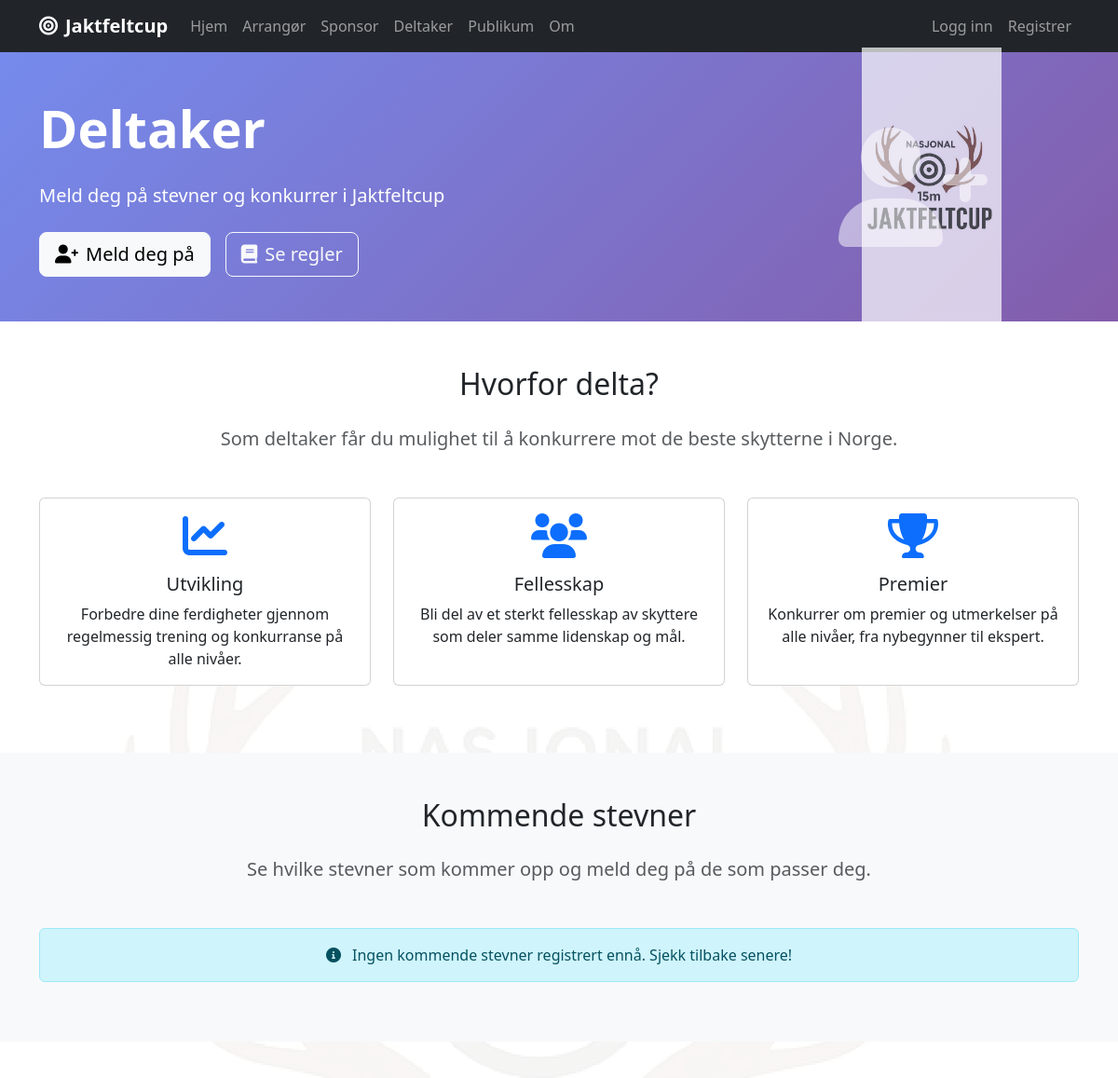
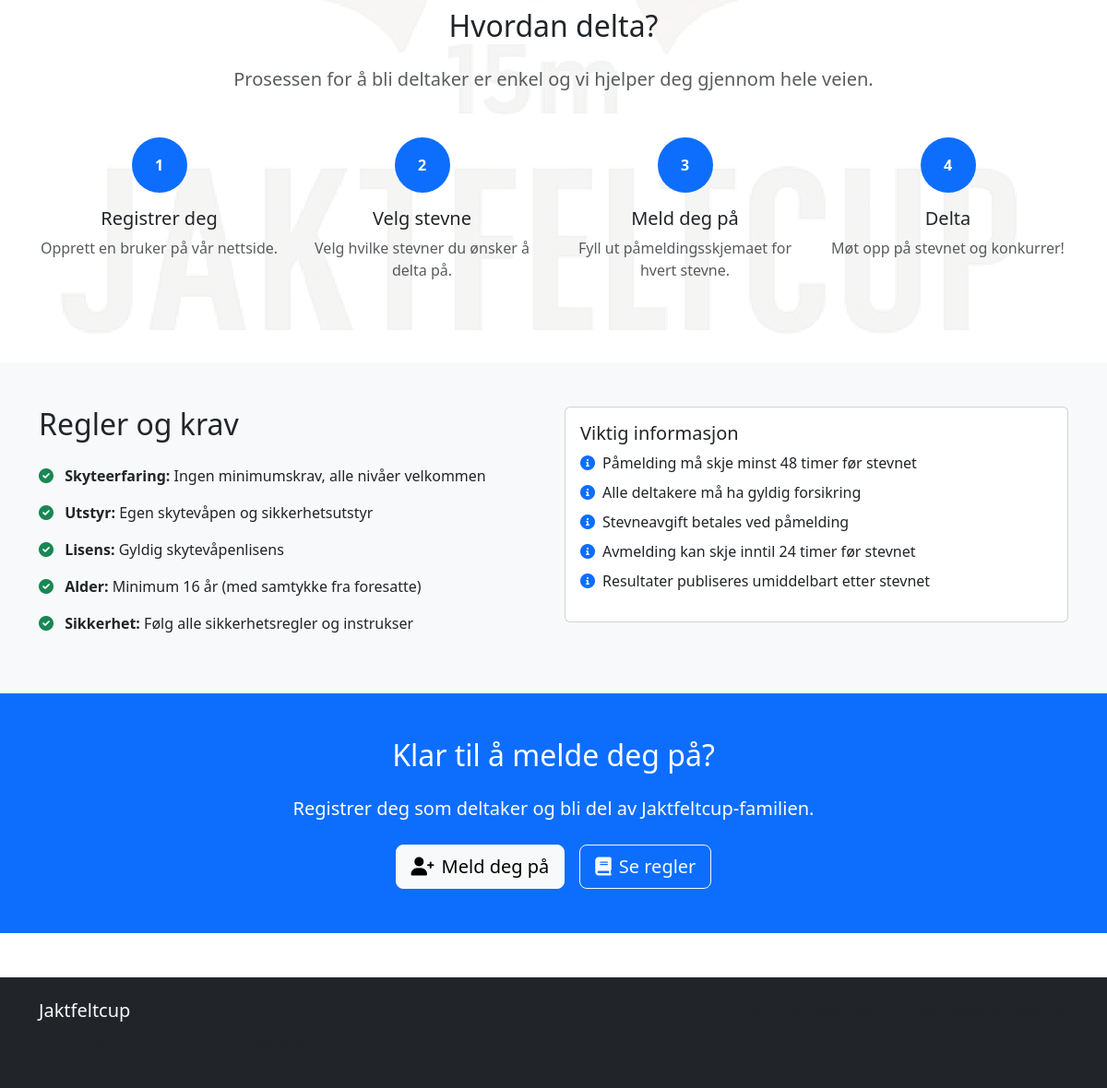
/views/public/deltaker/index.php, run on the app's committed database (2 pictures, top to bottom).
### tables this page shows
CREATE TABLE IF NOT EXISTS jaktfelt_page_content (
    id INT PRIMARY KEY AUTO_INCREMENT,
    page_key VARCHAR(100) NOT NULL,
    section_key VARCHAR(100) NOT NULL,
    title VARCHAR(255) NOT NULL,
    content TEXT NOT NULL,
    language VARCHAR(10) DEFAULT 'no',
    is_active BOOLEAN DEFAULT TRUE,
    created_at TIMESTAMP DEFAULT CURRENT_TIMESTAMP,
    updated_at TIMESTAMP DEFAULT CURRENT_TIMESTAMP ON UPDATE CURRENT_TIMESTAMP,
    updated_by INT,
    is_test_data BOOLEAN DEFAULT FALSE,
    UNIQUE KEY unique_page_section (page_key, section_key),
    INDEX idx_page_section (page_key, section_key),
    INDEX idx_language (language),
    INDEX idx_active (is_active),
    INDEX idx_test_data (is_test_data),
    FOREIGN KEY (updated_by) REFERENCES jaktfelt_users(id) ON DELETE SET NULL
);

### views/public/deltaker/index.php (the view, shortened to what the rows shown need)
<?php
require_once __DIR__ . '/../../../config/config.php';
require_once __DIR__ . '/../../../src/Helpers/ViewHelper.php';
require_once __DIR__ . '/../../../src/Core/Database.php';
require_once __DIR__ . '/../../../src/Helpers/InlineEditHelper.php';
$hero_content = render_editable_content('deltaker', 'hero_title', 'Bli Deltaker i Jaktfeltcup', 'Meld deg på som deltaker og bli del av Norges største skytekonkurranse.');
$benefits_content = render_editable_content('deltaker', 'benefits_title', 'Hvorfor delta?', 'Som deltaker får du mulighet til å konkurrere mot de beste skytterne i Norge.');
$cta_content = render_editable_content('deltaker', 'cta_title', 'Klar til å melde deg på?', 'Registrer deg som deltaker og bli del av Jaktfeltcup-familien.');
?>
<section class="hero-section bg-primary text-white py-5">
    <div class="container">
        <div class="row align-items-center">
            <div class="col-lg-8">
                <?php if (can_edit_inline() && !empty($hero_content['editor_html'])): ?>
                    <?= $hero_content['editor_html'] ?>
                <?php else: ?>
                    <h1 class="display-4 fw-bold mb-4"><?= htmlspecialchars($hero_content['title']) ?></h1>
                    <p class="lead mb-4"><?= htmlspecialchars($hero_content['content']) ?></p>
                <?php endif; ?>
                <div class="d-flex flex-wrap gap-3">
                    <a href="<?= base_url('deltaker/meld-deg-pa') ?>" class="btn btn-light btn-lg">
                    </a>
                    <a href="<?= base_url('deltaker/regler') ?>" class="btn btn-outline-light btn-lg">
                    </a>
                </div>
            </div>
        </div>
    </div>
</section>
<section class="py-5">
    <div class="container">
        <div class="row">
            <div class="col-lg-8 mx-auto text-center">
                <?php if (can_edit_inline() && !empty($benefits_content['editor_html'])): ?>
                    <?= $benefits_content['editor_html'] ?>
                <?php else: ?>
                    <h2 class="mb-4"><?= htmlspecialchars($benefits_content['title']) ?></h2>
                <?php endif; ?>
            </div>
        </div>
    </div>
</section>
<section class="py-5 bg-light">
    <div class="container">
        <div class="row">
            <div class="col-lg-8 mx-auto text-center">
                <h2 class="mb-4">Kommende stevner</h2>
            </div>
        </div>
    </div>
</section>
<section class="py-5">
    <div class="container">
        <div class="row">
            <div class="col-lg-8 mx-auto text-center">
                <h2 class="mb-4">Hvordan delta?</h2>
            </div>
        </div>
    </div>
</section>
<section class="py-5 bg-light">
    <div class="container">
        <div class="row">
            <div class="col-lg-6">
                <h2 class="mb-4">Regler og krav</h2>
            </div>
        </div>
    </div>
</section>
<section class="py-5 bg-primary text-white">
    <div class="container">
        <div class="row text-center">
            <div class="col-lg-8 mx-auto">
                <?php if (can_edit_inline() && !empty($cta_content['editor_html'])): ?>
                    <?= $cta_content['editor_html'] ?>
                <?php else: ?>
                    <h2 class="mb-4"><?= htmlspecialchars($cta_content['title']) ?></h2>
                <?php endif; ?>
            </div>
        </div>
    </div>
</section>

### data on the page
jaktfelt_page_content: title "Deltaker", content "Meld deg på stevner og konkurrer i Jaktfeltcup"

### other printed values
$benefits_content['title'] "Hvorfor delta?"
$benefits_content['content'] "Som deltaker får du mulighet til å konkurrere mot de beste skytterne i Norge."
$cta_content['title'] "Klar til å melde deg på?"
$cta_content['content'] "Registrer deg som deltaker og bli del av Jaktfeltcup-familien."
